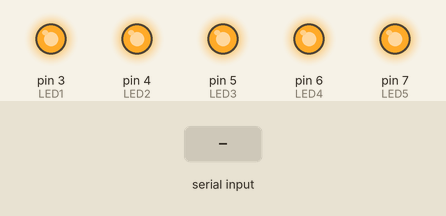
Simulated run of this sketch. Board: Arduino Uno, built with avr-gcc and run on an emulated ATmega328P. Parts: output pins drawn as LEDs (lit = HIGH). Inputs (shaded band) come from the test bench.

Above: at 1.2 s.
1.3 s: "1" received over Serial
At 2.5 s:
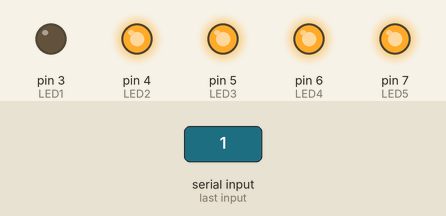
2.8 s: byte 54 ('6') received over Serial
At 3.9 s:
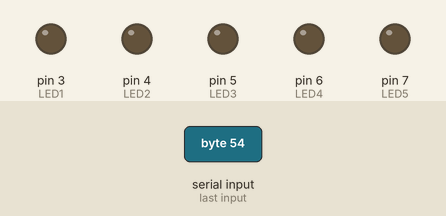
4.3 s: "a" received over Serial
At 5.0 s:
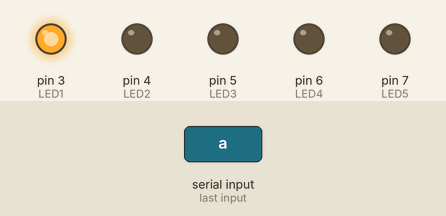
5.8 s: "b" received over Serial
At 6.2 s:
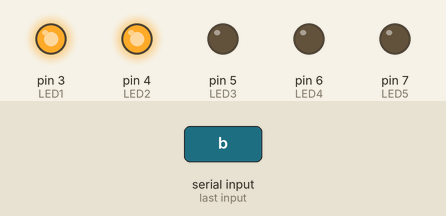
7.3 s: "c" received over Serial
At 8.5 s:
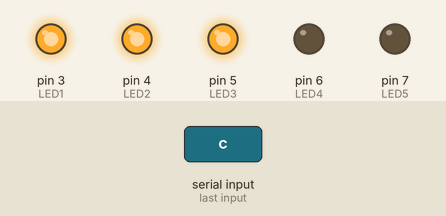
8.8 s: "2" received over Serial
At 9.7 s:
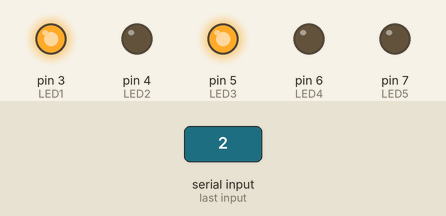
Timing chart, 0 to 11.3 s (numbered marks = the images above; inputs shaded):
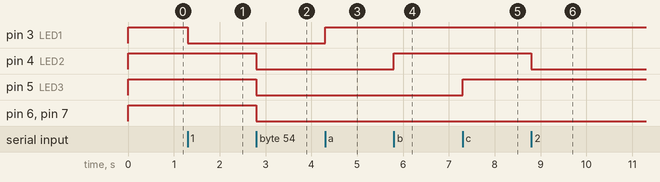

The sketch:

arduinoRelayHandler.ino
```cpp
/* Arduino sketch that handles the relay when a signal is sent from
 *  Visual Studio via Serial Communication.

Important Note:
  The relay used is a LOW trigger type, i.e.:
    the relay is ON when signal is LOW and;
    the relay is OFF when a signal is HIGH

Created by:
  Harvey Labis Abiagador
  on March 10, 2022
*/

#define baudRate 9600

const int LED1 = 3;
const int LED2 = 4;
const int LED3 = 5;
const int LED4 = 6;
const int LED5 = 7;

char pinNumber;

void setup() {
  for (int i = LED1; i <= LED5; i++){
    pinMode(i, OUTPUT);
    digitalWrite(i, HIGH); // initially, turn OFF the relay
    }

   Serial.begin(baudRate); // begin Serial communication

}

void loop() {
  pinNumber = Serial.read(); // read the user input via Serial monitor
  switch(pinNumber) {

    case '1':
      digitalWrite(LED1, LOW);  // turn ON LED1
      break;
    case 'a':
      digitalWrite(LED1, HIGH); // turn OFF LED1
      break;

    case '2':
      digitalWrite(LED2, LOW);  // turn ON LED2
      break;
    case 'b':
      digitalWrite(LED2, HIGH); // turn OFF LED2
      break;

    case '3':
      digitalWrite(LED3, LOW); // turn ON LED3
      break;
    case 'c':
      digitalWrite(LED3, HIGH); // turn OFF LED3
      break;

    case '4':
      digitalWrite(LED4, LOW); // turn ON LED4
      break;
    case 'd':
      digitalWrite(LED4, HIGH); // turn OFF LED4
      break;

    case '5':
      digitalWrite(LED5, LOW); // turn ON LED5
      break;
    case 'e':
      digitalWrite(LED5, HIGH); // turn OFF LED5
      break;
    case '6':
      // turn ON all LEDs
      digitalWrite(LED1, LOW);
      digitalWrite(LED2, LOW);
      digitalWrite(LED3, LOW);
      digitalWrite(LED4, LOW);
      digitalWrite(LED5, LOW);
      break;
    case 'f':
      // turn OFF all LEDs
      digitalWrite(LED1, HIGH);
      digitalWrite(LED2, HIGH);
      digitalWrite(LED3, HIGH);
      digitalWrite(LED4, HIGH);
      digitalWrite(LED5, HIGH);
    }

}
```

Measured:
- after the input at 1.3 s, pin 3 (LED1): HIGH → LOW at once
- after the input at 2.8 s, pin 4 (LED2), pin 5 (LED3), pin 6 (LED4), pin 7 (LED5): HIGH → LOW at once
- after the input at 4.3 s, pin 3 (LED1): LOW → HIGH at once
- after the input at 5.8 s, pin 4 (LED2): LOW → HIGH at once
- after the input at 7.3 s, pin 5 (LED3): LOW → HIGH at once
- after the input at 8.8 s, pin 4 (LED2): HIGH → LOW at once
